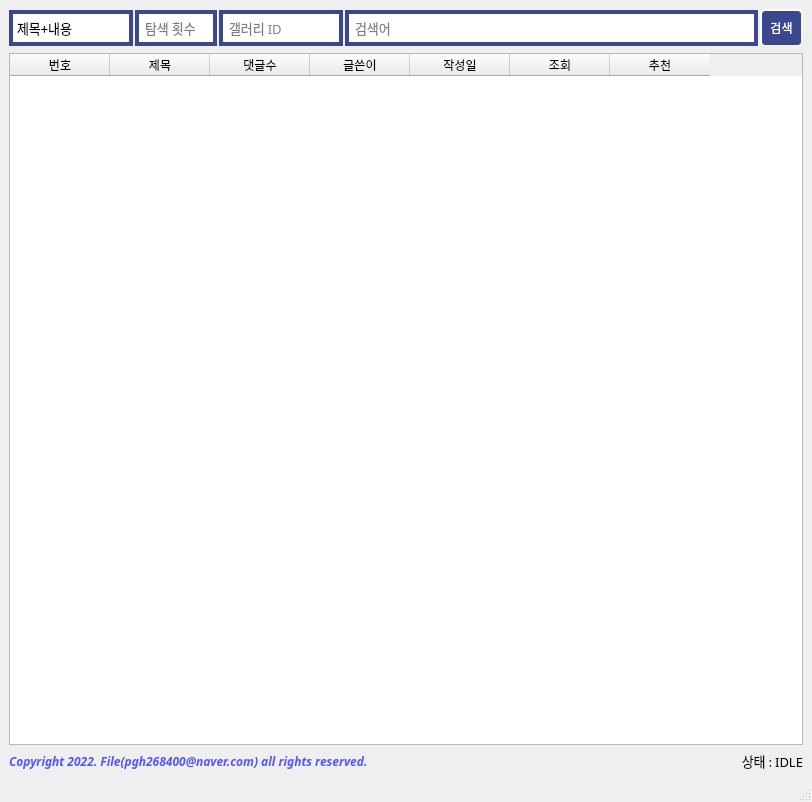
<?xml version="1.0" encoding="UTF-8"?>
<ui version="4.0">
 <class>MainWindow</class>
 <widget class="QMainWindow" name="MainWindow">
  <property name="geometry">
   <rect>
    <x>0</x>
    <y>0</y>
    <width>812</width>
    <height>802</height>
   </rect>
  </property>
  <property name="windowTitle">
   <string>DCINSIDE ARTICLE FINDER v0.152 Beta</string>
  </property>
  <property name="windowIcon">
   <iconset>
    <normaloff>main.ico</normaloff>main.ico</iconset>
  </property>
  <property name="styleSheet">
   <string notr="true">QLineEdit {
	border: 4px solid #3B4890;
	padding: 4px;
}

QLineEdit:focus{
	border: 4px solid rgb(0, 170, 255);
}

QPushButton {
    background-color: #3b4890;
	min-width: 5em;
    padding: 8px;
	color:white;

    border-style: outset;
    border-width: 2px;
	border-radius : 5px;

    border-color: beige;
}

QPushButton:pressed {
   background-color: #29367C;
    border-style: inset;
}

QComboBox {
	border: 4px solid #3B4890;
	padding: 4px;
}

QComboBox::drop-down 
{
    border: 0px;
}

QComboBox::down-arrow {
    image: url(git.png);
    width: 28px;
    height: 28px;
}</string>
  </property>
  <widget class="QWidget" name="centralwidget">
   <layout class="QGridLayout" name="gridLayout">
    <item row="0" column="0">
     <layout class="QVBoxLayout" name="verticalLayout">
      <item>
       <layout class="QHBoxLayout" name="horizontalLayout" stretch="3,2,3,10,0">
        <property name="spacing">
         <number>2</number>
        </property>
        <property name="sizeConstraint">
         <enum>QLayout::SetDefaultConstraint</enum>
        </property>
        <item>
         <widget class="QComboBox" name="comboBox">
          <property name="font">
           <font>
            <family>맑은 고딕</family>
            <pointsize>10</pointsize>
           </font>
          </property>
          <item>
           <property name="text">
            <string>제목+내용</string>
           </property>
          </item>
          <item>
           <property name="text">
            <string>제목</string>
           </property>
          </item>
          <item>
           <property name="text">
            <string>내용</string>
           </property>
          </item>
          <item>
           <property name="text">
            <string>글쓴이</string>
           </property>
          </item>
          <item>
           <property name="text">
            <string>댓글</string>
           </property>
          </item>
         </widget>
        </item>
        <item>
         <widget class="QLineEdit" name="txt_repeat">
          <property name="font">
           <font>
            <family>맑은 고딕</family>
            <pointsize>10</pointsize>
           </font>
          </property>
          <property name="toolTip">
           <string/>
          </property>
          <property name="styleSheet">
           <string notr="true">#searchBox {
	border: 4px solid #3b4890;
}</string>
          </property>
          <property name="placeholderText">
           <string>탐색 횟수</string>
          </property>
         </widget>
        </item>
        <item>
         <widget class="QLineEdit" name="txt_id">
          <property name="font">
           <font>
            <family>맑은 고딕</family>
            <pointsize>10</pointsize>
           </font>
          </property>
          <property name="toolTip">
           <string/>
          </property>
          <property name="styleSheet">
           <string notr="true">#searchBox {
	border: 4px solid #3b4890;
}</string>
          </property>
          <property name="placeholderText">
           <string>갤러리 ID</string>
          </property>
         </widget>
        </item>
        <item>
         <widget class="QLineEdit" name="txt_keyword">
          <property name="font">
           <font>
            <family>맑은 고딕</family>
            <pointsize>10</pointsize>
           </font>
          </property>
          <property name="styleSheet">
           <string notr="true"/>
          </property>
          <property name="placeholderText">
           <string>검색어</string>
          </property>
         </widget>
        </item>
        <item>
         <widget class="QPushButton" name="btn_Search">
          <property name="font">
           <font>
            <family>나눔고딕</family>
            <weight>50</weight>
            <bold>false</bold>
           </font>
          </property>
          <property name="text">
           <string>검색</string>
          </property>
         </widget>
        </item>
       </layout>
      </item>
      <item>
       <widget class="QTableWidget" name="articleView">
        <property name="styleSheet">
         <string notr="true">QLabel#label{
color : rgb(85, 85, 255)
}</string>
        </property>
        <property name="showGrid">
         <bool>true</bool>
        </property>
        <property name="gridStyle">
         <enum>Qt::SolidLine</enum>
        </property>
        <property name="sortingEnabled">
         <bool>true</bool>
        </property>
        <column>
         <property name="text">
          <string>번호</string>
         </property>
        </column>
        <column>
         <property name="text">
          <string>제목</string>
         </property>
        </column>
        <column>
         <property name="text">
          <string>댓글수</string>
         </property>
        </column>
        <column>
         <property name="text">
          <string>글쓴이</string>
         </property>
        </column>
        <column>
         <property name="text">
          <string>작성일</string>
         </property>
        </column>
        <column>
         <property name="text">
          <string>조회</string>
         </property>
        </column>
        <column>
         <property name="text">
          <string>추천</string>
         </property>
        </column>
       </widget>
      </item>
      <item>
       <layout class="QHBoxLayout" name="horizontalLayout_2">
        <item>
         <widget class="QLabel" name="label">
          <property name="font">
           <font>
            <family>나눔고딕</family>
            <weight>75</weight>
            <italic>true</italic>
            <bold>true</bold>
           </font>
          </property>
          <property name="styleSheet">
           <string notr="true">QLabel#label{
color : rgb(85, 85, 255)
}</string>
          </property>
          <property name="text">
           <string>Copyright 2022. File(pgh268400@naver.com) all rights reserved.</string>
          </property>
         </widget>
        </item>
        <item>
         <widget class="QLabel" name="txt_status">
          <property name="font">
           <font>
            <family>나눔고딕</family>
            <pointsize>10</pointsize>
           </font>
          </property>
          <property name="text">
           <string>상태 : IDLE</string>
          </property>
          <property name="alignment">
           <set>Qt::AlignRight|Qt::AlignTrailing|Qt::AlignVCenter</set>
          </property>
         </widget>
        </item>
       </layout>
      </item>
     </layout>
    </item>
   </layout>
  </widget>
  <widget class="QStatusBar" name="statusbar"/>
 </widget>
 <resources/>
 <connections>
  <connection>
   <sender>btn_Search</sender>
   <signal>clicked()</signal>
   <receiver>MainWindow</receiver>
   <slot>search()</slot>
   <hints>
    <hint type="sourcelabel">
     <x>685</x>
     <y>21</y>
    </hint>
    <hint type="destinationlabel">
     <x>376</x>
     <y>58</y>
    </hint>
   </hints>
  </connection>
  <connection>
   <sender>articleView</sender>
   <signal>itemDoubleClicked(QTableWidgetItem*)</signal>
   <receiver>MainWindow</receiver>
   <slot>item_dbl_click()</slot>
   <hints>
    <hint type="sourcelabel">
     <x>174</x>
     <y>201</y>
    </hint>
    <hint type="destinationlabel">
     <x>604</x>
     <y>734</y>
    </hint>
   </hints>
  </connection>
  <connection>
   <sender>txt_keyword</sender>
   <signal>returnPressed()</signal>
   <receiver>MainWindow</receiver>
   <slot>search()</slot>
   <hints>
    <hint type="sourcelabel">
     <x>255</x>
     <y>27</y>
    </hint>
    <hint type="destinationlabel">
     <x>290</x>
     <y>7</y>
    </hint>
   </hints>
  </connection>
  <connection>
   <sender>txt_id</sender>
   <signal>returnPressed()</signal>
   <receiver>MainWindow</receiver>
   <slot>search()</slot>
   <hints>
    <hint type="sourcelabel">
     <x>157</x>
     <y>19</y>
    </hint>
    <hint type="destinationlabel">
     <x>143</x>
     <y>4</y>
    </hint>
   </hints>
  </connection>
  <connection>
   <sender>txt_repeat</sender>
   <signal>returnPressed()</signal>
   <receiver>MainWindow</receiver>
   <slot>search()</slot>
   <hints>
    <hint type="sourcelabel">
     <x>48</x>
     <y>27</y>
    </hint>
    <hint type="destinationlabel">
     <x>47</x>
     <y>1</y>
    </hint>
   </hints>
  </connection>
 </connections>
 <slots>
  <slot>search()</slot>
  <slot>click()</slot>
  <slot>item_dbl_click()</slot>
 </slots>
</ui>
